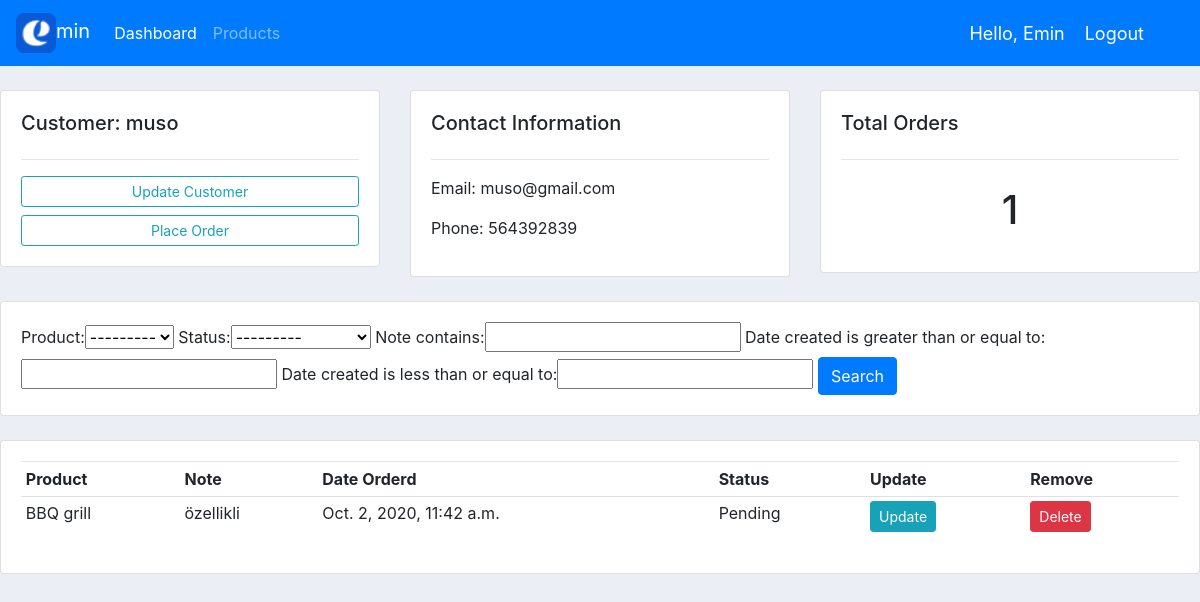
Screenshot of /customer/3 (signed in) with the database file from the repository.
### accounts/models.py (models this page shows, shortened)
class Customer(models.Model):
	user = models.OneToOneField(User,null=True,blank=True ,on_delete=models.CASCADE)
	name = models.CharField(max_length=200, null=True)
	phone = models.CharField(max_length=200, null=True)
	email = models.CharField(max_length=200, null=True)
	profile_pic = models.ImageField(default="profile1.png" ,null=True,blank=True)
	date_created = models.DateTimeField(auto_now_add=True, null=True)

class Order(models.Model):
	STATUS = (
	('Pending', 'Pending'),
	('Out for delivery', 'Out for delivery'),
	('Delivered', 'Delivered'),
	)
	customer = models.ForeignKey(Customer, null=True, on_delete= models.SET_NULL)
	product = models.ForeignKey(Product, null=True, on_delete= models.SET_NULL)
	date_created = models.DateTimeField(auto_now_add=True, null=True)
	status = models.CharField(max_length=200, null=True, choices=STATUS)
	note = models.CharField(max_length=1200, null=True)

class Product(models.Model):
	CATEGORY = (
			('Indoor', 'Indoor'),
			('Out Door', 'Out Door'),
			)
	name = models.CharField(max_length=200, null=True)
	price = models.FloatField(null=True)
	category = models.CharField(max_length=200, null=True, choices=CATEGORY)
	description = models.CharField(max_length=200, null=True, blank=True)
	date_created = models.DateTimeField(auto_now_add=True, null=True)
	tags = models.ManyToManyField(Tag)
	def __str__(self):
		return self.name

### accounts/decorators.py (the view)
        def wrapper_func(request, *args, **kwargs):
            group = None
            if request.user.groups.exists():
                group = request.user.groups.all()[0].name
            if group in allowed_roles:
                return view_func(request, *args, **kwargs)
            else:
                return HttpResponse("You are not allowed to view this page")

### accounts/views.py (called while the page is built)
@login_required(login_url="login")
@allowed_users(allowed_roles=['admin','staff'])
def customer(request, pk):
    customer = Customer.objects.get(id=pk)
    orders = customer.order_set.all()
    order_count = orders.count()
    myFilter = OrderFilter(request.GET, queryset=orders)
    orders = myFilter.qs
    context = {"orders":orders,"customer":customer,"order_count":order_count,
    "myFilter":myFilter,}
    return render(request,"accounts/customer.html",context)

### accounts/templates/accounts/customer.html (shortened to what this page needs)
{% extends 'base.html' %}
{% block body %}
	<br>
<div class="row">
	<div class="col-md">
		<div class="card card-body">
			<h5>Customer: {{customer.name}}</h5>
			<hr>
			<a class="btn btn-outline-info  btn-sm btn-block" href="">Update Customer</a>
			<a class="btn btn-outline-info  btn-sm btn-block" href="{% url 'createOrder' customer.id %}">Place Order </a>
		</div>
	</div>
	<div class="col-md">
		<div class="card card-body">
			<h5>Contact Information</h5>
			<hr>
			<p>Email: {{customer.email}}</p>
			<p>Phone: {{customer.phone}}</p>
		</div>
	</div>
	<div class="col-md">
		<div class="card card-body">
			<h5>Total Orders</h5>
			<hr>
			<h1 style="text-align: center;padding: 10px">{{order_count}}</h1>
		</div>
	</div>
</div>
<br>
<div class="row">
	<div class="col">
		<div class="card card-body">
			<form method="get">
				{{myFilter.form}}
		    <button class="btn btn-primary" type="submit">Search</button>
		  </form>
		</div>
	</div>
</div>
<br>
<div class="row">
	<div class="col-md">
		<div class="card card-body">
			<table class="table table-sm">
				<tr>
					<th>Product</th>
					<th>Note</th>
					<th>Date Orderd</th>
					<th>Status</th>
					<th>Update</th>
					<th>Remove</th>
				</tr>
				{% for order in orders %}
				<tr>
					<td>{{order.product}} </td>
					<td>{{order.note}} </td>
					<td>{{order.date_created}} </td>
					<td>{{order.status}} </td>
					<td><a href="" class="btn btn-sm btn-info">Update </a>
					<td><a href="" class="btn btn-sm btn-danger">Delete </a>
				</tr>
				{% endfor %}
			</table>
		</div>
	</div>
</div>
{% endblock body %}

### accounts/templates/accounts/navbar.html (shortened to what this page needs)
{% load static %}
<nav class="navbar navbar-expand-lg navbar-dark bg-primary">
  <a class="navbar-brand" href="{% url 'home' %}"><img height="40" src="{% static 'images/logo.png' %}">min  </a>
  <div class="collapse navbar-collapse" id="navbarSupportedContent">
    <ul class="navbar-nav mr-auto">
    {% if request.user.is_staff %}
      <li class="nav-item active">
        <a class="nav-link" href="{% url 'home' %}">Dashboard</a>
      </li>
      <li class="nav-item">
        <a class="nav-link" href="{% url 'products' %}">Products</a>
      </li>
      {% else %}
       <li class="nav-item">
        <a class="nav-link" href="{% url 'account' %}">Settings</a>
      </li>
      {% endif %}
    </ul>
  </div>
  <span class="hello-msg" >Hello, {{request.user}} </span>
  <span class="hello-msg" ><a class="hello-msg" href="{% url 'logout' %}"> Logout</a> </span>
</nav>

### static/css/main.css (style rules this page uses)
body { background-color: #ebeff5; }

### accounts/templates/accounts/navbar.html (style rules this page uses)
.hello-msg { font-size: 18px; color: #fff; margin-right:20px; }

### rows the page displays
Customer: name "muso", email "muso@gmail.com", phone "564392839"
Order: product "BBQ grill", note "özellikli", date_created "Oct. 2, 2020, 11:42 a.m.", status "Pending"

### other values shown
{{ request.user }} "Emin"
{{ order_count }} "1"
